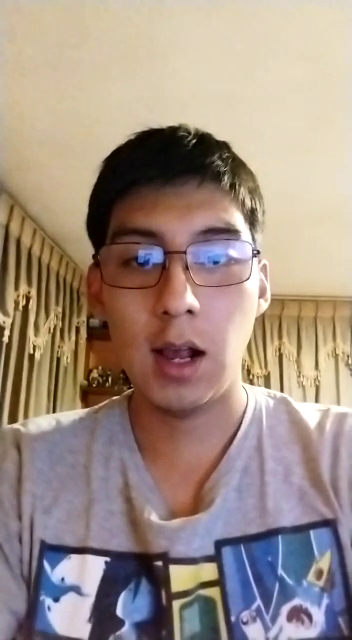
#> input picture frame 46 of videos/Ismael.mp4, 352 x 640 px, given in place of 6.mp4, which was not available
$ python capturadorRostros.py
#> lines starting #> are read from the running program, lines starting #| are printed output that depends on the picture; pictures that were not available may be replaced by others from this repository, and a replacement may not be noted
import cv2
import os
import imutils


def video_capture(personName):
#> called with personName = '6'
    dataPath = 'C:/HardDisk/Biblioteca/Workspaces/Python/FRDeepLearning/knn_examples/test'
    videoPath = 'C:/HardDisk/Biblioteca/Workspaces/Python/FRDeepLearning/videos/test'
    personPath = dataPath + '/' + personName

    if not os.path.exists(personPath):
        print('Directorio creado: ', personPath)
        os.makedirs(personPath)
    cap = cv2.VideoCapture(videoPath + '/' + personName + '.mp4')
    # cap = cv2.VideoCapture(0)

    faceClassif = cv2.CascadeClassifier('haarcascade_frontalface_default.xml')
    count = 0

    while True:
        ret, frame = cap.read()
#> frame is the input picture: shape (640, 352, 3); mean B, G, R 133, 143.5, 161.3
        if not ret: break
        frame = imutils.resize(frame, width=640)
#> frame: shape (1163, 640, 3)
        gray = cv2.cvtColor(frame, cv2.COLOR_BGR2GRAY)
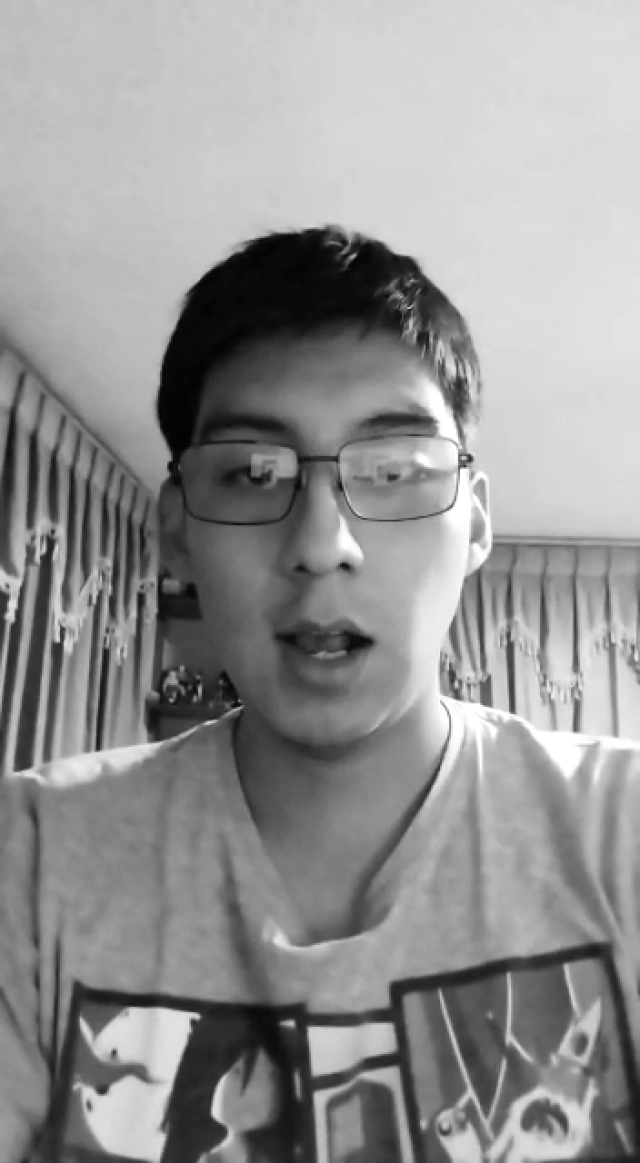
#> gray: shape (1163, 640); min 2, max 255, mean 147.6
        auxFrame = frame.copy()

        faces = faceClassif.detectMultiScale(gray, scaleFactor=1.12,
                                             # scaleFactor=1.3,
                                             minNeighbors=5,
                                             minSize=(150, 150),
                                             maxSize=(450, 450))
#> faces = [[144, 352, 372, 372]]

        for (x, y, w, h) in faces:
            cv2.rectangle(frame, (x, y), (x + w, y + h), (0, 255, 0), 2)
            rostro = auxFrame[y:y + h, x:x + w]
            rostro = cv2.resize(rostro, (150, 150), interpolation=cv2.INTER_CUBIC)
            cv2.imwrite(personPath + '/rostro_{}.jpg'.format(count), rostro)
            count = count + 1
#> this loop made 1 pass
#> (x, y, w, h, count) on pass 1: (144, 352, 372, 372, 1)
#> pass 1, in video_capture, `rostro = auxFrame[y:y + h, x:x + w]`:
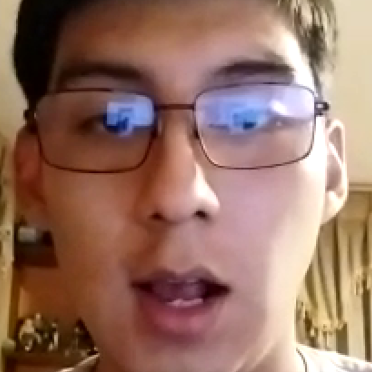
#> rostro: shape (372, 372, 3); mean B, G, R 100, 114, 150.2
#> pass 1, in video_capture, `rostro = cv2.resize(rostro, (150, 150), interpolation=cv2.INTER_CUBIC)`:
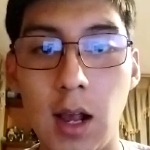
#> rostro: shape (150, 150, 3); mean B, G, R 100, 114.1, 150.2
#> after the loop:
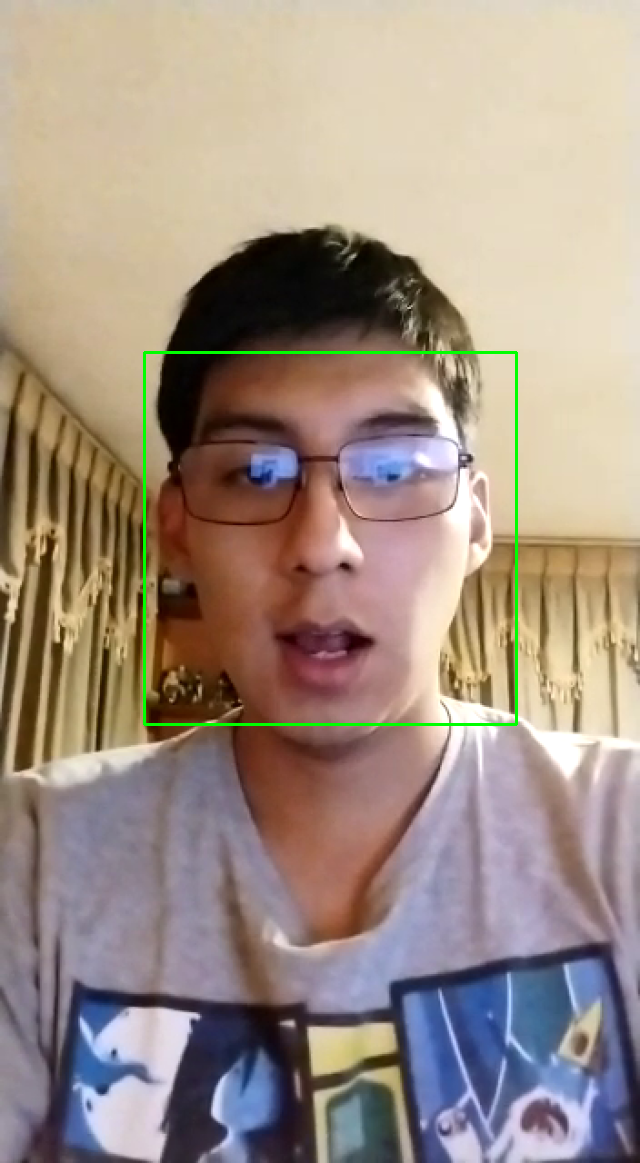
#> frame: shape (1163, 640, 3); mean B, G, R 132.4, 144.2, 160.3
#> after the loop, count = 1
        cv2.imshow('frame', frame)

        k = cv2.waitKey(1)
#> (key Esc is pressed here)
        if k == 27 or count >= 300:
            break

    cap.release()
    cv2.destroyAllWindows()


if __name__ == "__main__":
    video_capture('6')

$ run again, starting later in the video
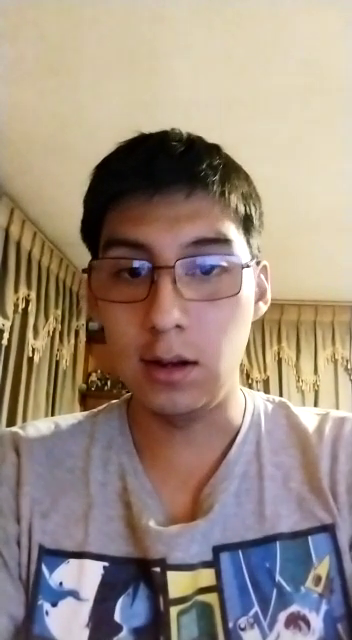
#> input picture frame 207 of videos/Ismael.mp4, 352 x 640 px, given in place of 6.mp4, which was not available
#> in video_capture, frame is the input picture: shape (640, 352, 3); mean B, G, R 128.9, 141.5, 157.9
#> faces = [[115, 357, 379, 379]]
#> the loop in video_capture, `for (x, y, w, h) in faces:` made 1 pass
#> (x, y, w, h, count) on pass 1: (115, 357, 379, 379, 1)
#> pass 1, in video_capture, `rostro = cv2.resize(rostro, (150, 150), interpolation=cv2.INTER_CUBIC)`:
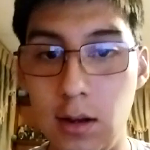
#> rostro: shape (150, 150, 3); mean B, G, R 90, 107, 141.6
#> after the loop in video_capture, `for (x, y, w, h) in faces:`:
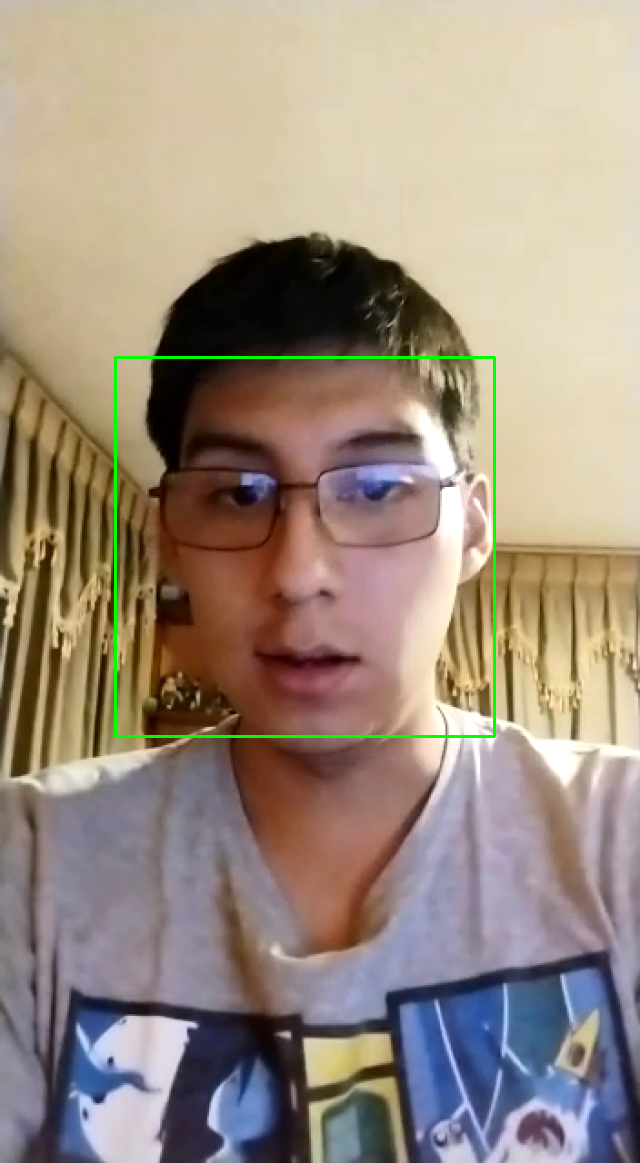
#> frame: shape (1163, 640, 3); mean B, G, R 128.2, 142.3, 156.9
#> after the loop in video_capture, `for (x, y, w, h) in faces:`: count = 1

$ run again, starting later in the video
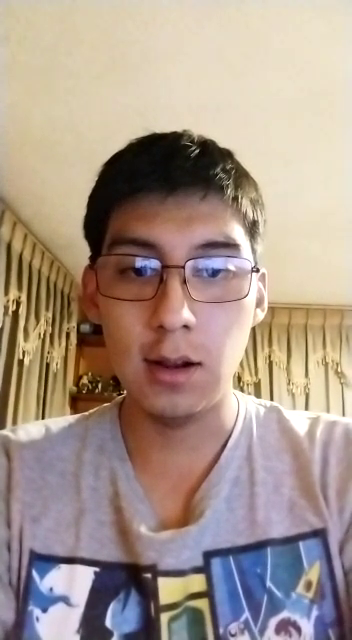
#> input picture frame 368 of videos/Ismael.mp4, 352 x 640 px, given in place of 6.mp4, which was not available
#> in video_capture, frame is the input picture: shape (640, 352, 3); mean B, G, R 139.8, 151.4, 169.4
#> faces = [[137, 363, 374, 374]]
#> the loop in video_capture, `for (x, y, w, h) in faces:` made 1 pass
#> (x, y, w, h, count) on pass 1: (137, 363, 374, 374, 1)
#> pass 1, in video_capture, `rostro = cv2.resize(rostro, (150, 150), interpolation=cv2.INTER_CUBIC)`:
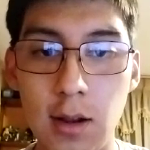
#> rostro: shape (150, 150, 3); mean B, G, R 103.7, 118.7, 155.5
#> after the loop in video_capture, `for (x, y, w, h) in faces:`:
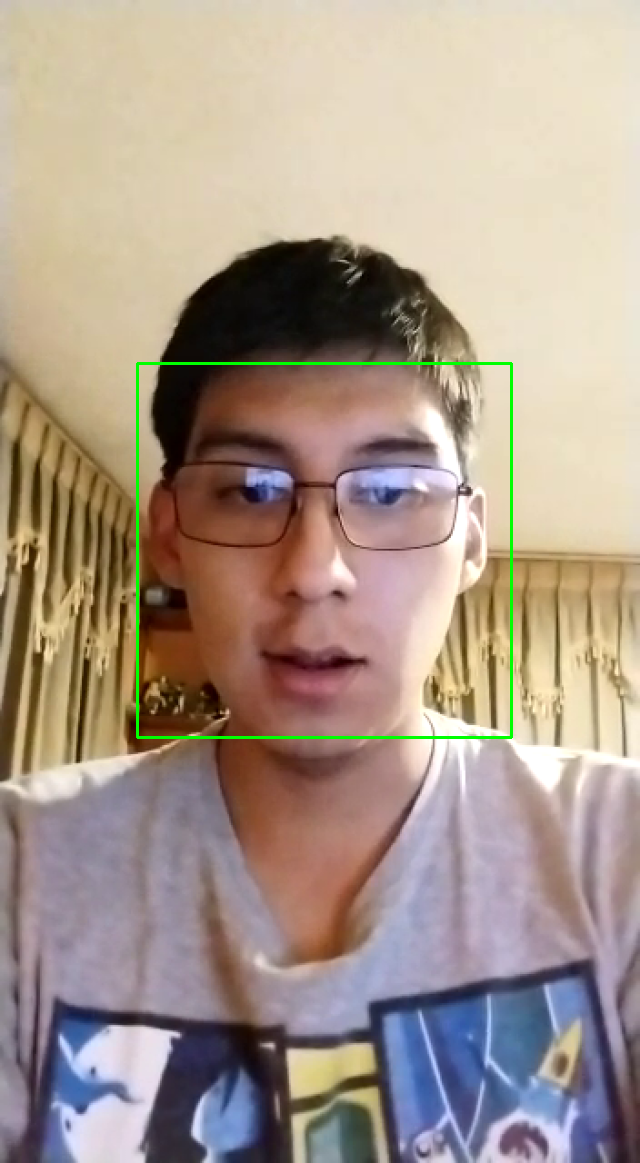
#> frame: shape (1163, 640, 3); mean B, G, R 139.1, 152.1, 168.4
#> after the loop in video_capture, `for (x, y, w, h) in faces:`: count = 1
